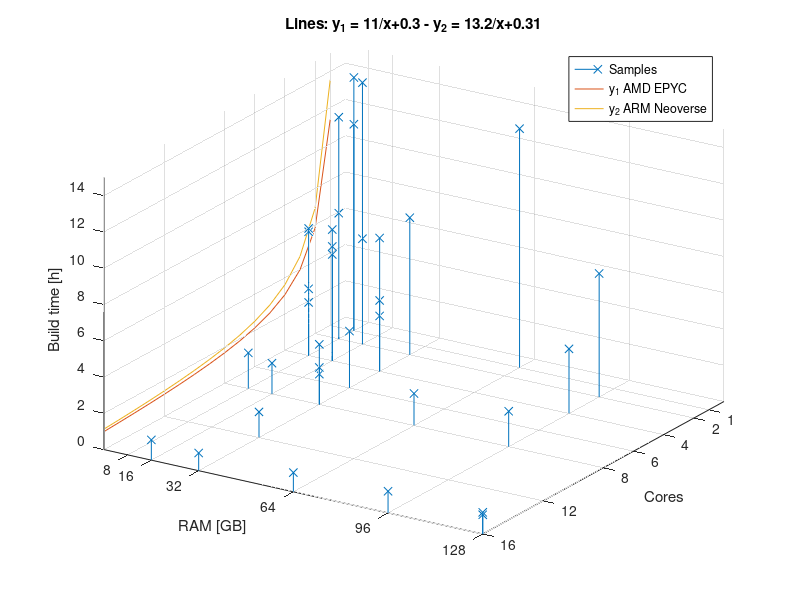
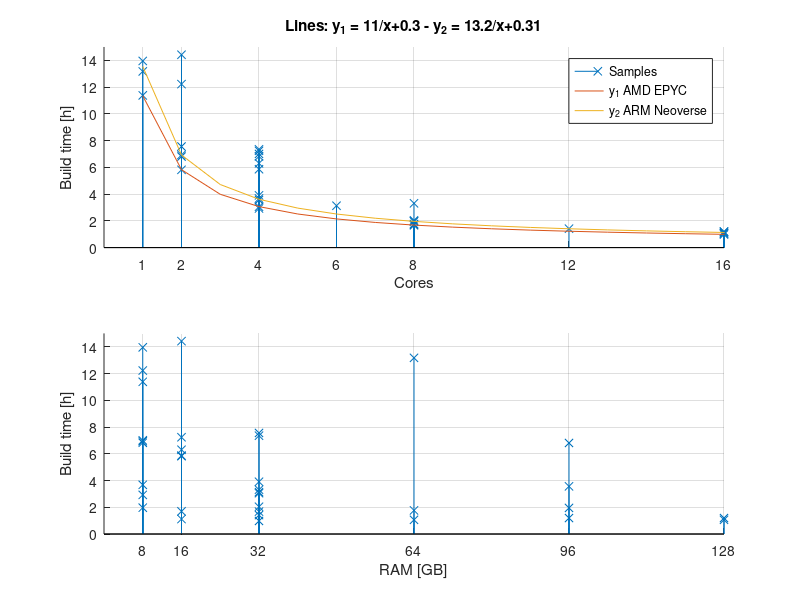

Reproduce these figures in MATLAB, in order.
#!/usr/bin/env octave-cli

clear

%%%%%%%%%%%%%%%%%%%%%%%%%%%%%%%%%%%%%%%%%%%%%%%%%%%%%%%%%%%%%%%%%%%%%%%%
% Misc hardware
%%%%%%%%%%%%%%%%%%%%%%%%%%%%%%%%%%%%%%%%%%%%%%%%%%%%%%%%%%%%%%%%%%%%%%%%

data_misc = [
%                             0_HD
%                      Total  1_SSD  Avail. Used
%   Machine Cores GHz  RAM_GB 2_NVMe RAM_GB Swap_GB Image_s SDK_s
    % Desktop, Intel(R) Core(TM) i5-3330 CPU @ 3.00GHz
    1       4     3.0  16     0      10     0       14315   6784
    % Laptop Dell Inspiron 5547, Intel(R) Core(TM) i7-4510U CPU @ 2.00GHz
    2       4     2.0  16     1      14     0       15404   10638
    % Laptop Dell Vostro 5480, Intel(R) Core(TM) i5-5200U CPU @ 2.20GHz
    3.1     4     2.2  8      1      7.2    0       15133   10079
    % Laptop Dell Latitude E5440, Intel(R) Core(TM) i5-4200U CPU @ 1.60GHz
    4.1     4     1.6  8      0      7.3    0       14631   9926
    % Server, Intel(R) Xeon(R) Bronze 3204 CPU @ 1.90GHz
    5.1     6     1.9  32     1      30     0       6598    4675
    % Server, Intel(R) Xeon(R) E-2286G CPU @ 4.00GHz
    1010    12    4.0  32     1      30     0       2973    2116
    % Server, Intel(R) Xeon(R) CPU E3-1270 v6 @ 3.80GHz
    1011    8     3.8  32     1      30     0       4329    3006
    % Server, Intel(R) Xeon(R) E-2288G CPU @ 3.70GHz
    1012    16    3.7  128    2      124    0       2214    1602
    % Server, Intel(R) Xeon(R) E-2388G CPU @ 3.20GHz
    1013    16    3.2  128    2      124    0       2471    1824
    % Virtual Server, Intel(R) Xeon(R) Platinum 8358 CPU @ 2.60GHz
    1111    4     2.6  32     -1     30     0       8415    5649
    1112    2     2.6  32     -1     30     0       16434   10768
    % Virtual Server, Intel(R) Xeon(R) Platinum 8167M CPU @ 2.00GHz
    1113    4     2.0  32     -1     28     0       15749   10711
    1114    2     2.0  16     -1     14     0       31365   20547
    % Virtual Server, AMD EPYC 7551 32-Core Processor @ 2GHz
    1115    8     2.0  32     -1     30     0       6977    4945
    1116    4     2.0  16     -1     15     0       13504   9180
    1117    2     2.0  8      -1     7.2    0       26409   17592
];

cores_misc = data_misc(:,2);
ram_misc = data_misc(:,4);
time_misc = (data_misc(:,8) + data_misc(:,9)) / 3600;

Y = time_misc;
X = [1./cores_misc ones(size(cores_misc))];

% Least squares
W = inv(X' * X) * X' * Y;
A0 = W(1)
B0 = W(2)
SQErr0 = sum((Y - X * W) .^ 2)

%%%%%%%%%%%%%%%%%%%%%%%%%%%%%%%%%%%%%%%%%%%%%%%%%%%%%%%%%%%%%%%%%%%%%%%%
% Virtual Server, AMD EPYC-Rome Processor @ 2 GHz
% Best fit for y = A/x + B
%%%%%%%%%%%%%%%%%%%%%%%%%%%%%%%%%%%%%%%%%%%%%%%%%%%%%%%%%%%%%%%%%%%%%%%%

data_AMD_EPYC = [
%                             0_HD
%                      Total  1_SSD  Avail. Used
%   Machine Cores GHz  RAM_GB 2_NVMe RAM_GB Swap_GB Image_s SDK_s
    1001    16    2.0  64     2      61     0       2194    1620
    1002    8     2.0  64     2      62     0       3668    2691
    1003    16    2.0  32     2      30     0       1950    1561
    1004    8     2.0  32     2      30     0       3539    2481
    1005    4     2.0  32     2      30     0       6507    4483
    1006    8     2.0  16     2      15     0       3576    2522
    1007    4     2.0  8      2      7.3    0       6139    4389
    1008    2     2.0  16     2      15     0       12573   8367
    1009    1     2.0  8      2      7.3    0       24870   16095
];

cores_AMD_EPYC = data_AMD_EPYC(:,2);
ram_AMD_EPYC = data_AMD_EPYC(:,4);
time_AMD_EPYC = (data_AMD_EPYC(:,8) + data_AMD_EPYC(:,9)) / 3600;

Y = time_AMD_EPYC;
X = [1./cores_AMD_EPYC ones(size(cores_AMD_EPYC))];

% Least squares
W = inv(X' * X) * X' * Y;
A1 = W(1)
B1 = W(2)
SQErr1 = sum((Y - X * W) .^ 2)

%%%%%%%%%%%%%%%%%%%%%%%%%%%%%%%%%%%%%%%%%%%%%%%%%%%%%%%%%%%%%%%%%%%%%%%%
% Virtual Server, ARM Neoverse-N1 @ 2GHz
% Best fit for y = A/x + B
%%%%%%%%%%%%%%%%%%%%%%%%%%%%%%%%%%%%%%%%%%%%%%%%%%%%%%%%%%%%%%%%%%%%%%%%

data_ARM_Neoverse = [
%                             0_HD
%                      Total  1_SSD  Avail. Used
%   Machine Cores GHz  RAM_GB 2_NVMe RAM_GB Swap_GB Image_s SDK_s
    1101    16    2.0  96     -1     92     0       2370    1926
    1102     8    2.0  96     -1     93     0       4077    2945
    1103     4    2.0  96     -1     93     0       7569    5262
    1104     2    2.0  96     -1     92     0       14683   9820
    1105     1    2.0  64     -1     61     0       28319   19097
    1106     1    2.0  8      -1     7.4    0       30161   20079
    1107     2    2.0  8      -1     7.3    0       14879   10079
    1108     4    2.0  8      -1     7.3    0       7759    5478
    1109     8    2.0  8      -1     7.3    0       4062    3029
    1110    16    2.0  16     -1     15     0       2208    1809
];

cores_ARM_Neoverse = data_ARM_Neoverse(:,2);
ram_ARM_Neoverse = data_ARM_Neoverse(:,4);
time_ARM_Neoverse = (data_ARM_Neoverse(:,8) + data_ARM_Neoverse(:,9)) / 3600;

Y = time_ARM_Neoverse;
X = [1./cores_ARM_Neoverse ones(size(cores_ARM_Neoverse))];

% Least squares
W = inv(X' * X) * X' * Y;
A2 = W(1)
B2 = W(2)
SQErr2 = sum((Y - X * W) .^ 2)

%%%%%%%%%%%%%%%%%%%%%%%%%%%%%%%%%%%%%%%%%%%%%%%%%%%%%%%%%%%%%%%%%%%%%%%%
% Agregate all data
%%%%%%%%%%%%%%%%%%%%%%%%%%%%%%%%%%%%%%%%%%%%%%%%%%%%%%%%%%%%%%%%%%%%%%%%

cores_all = [cores_misc; cores_AMD_EPYC; cores_ARM_Neoverse];
ram_all   = [ram_misc;   ram_AMD_EPYC;   ram_ARM_Neoverse];
time_all  = [time_misc;  time_AMD_EPYC;  time_ARM_Neoverse];

cores_ticks = unique(cores_all);
ram_ticks = unique(ram_all);

%%%%%%%%%%%%%%%%%%%%%%%%%%%%%%%%%%%%%%%%%%%%%%%%%%%%%%%%%%%%%%%%%%%%%%%%
% Figure 1
%%%%%%%%%%%%%%%%%%%%%%%%%%%%%%%%%%%%%%%%%%%%%%%%%%%%%%%%%%%%%%%%%%%%%%%%

figure(1),clf
hold on

stem3(cores_all, ram_all, time_all, 'x')
xticks(cores_ticks)
yticks(ram_ticks)

xmin = xlim()(1);
xmax = xlim()(2);
ymin = ylim()(1);
ymax = ylim()(2);

% Equation
x = (xmin:xmax)';
y1 = A1 ./ x + B1;
y2 = A2 ./ x + B2;
plot3(x, ymin*ones(1,length(x)), y1, '-')
plot3(x, ymin*ones(1,length(x)), y2, '-')

% No negative build time
a = [axis() 0 ceil(max(time_all))];
a(2) = max(cores_ticks);
a(3) = ymin; % Fix start of y plane on the plotted lines
a(4) = max(ram_ticks);
axis(a)

eq_2a1 = sprintf('y_1 = %.3g/x% +.2g', [A1 B1])
eq_2a2 = sprintf('y_2 = %.3g/x% +.2g', [A2 B2])
graph_title = ['Lines: ', eq_2a1, ' - ', eq_2a2];

title(graph_title)
xlabel('Cores')
ylabel('RAM [GB]')
zlabel('Build time [h]')
legend({
    'Samples',
    'y_1 AMD EPYC',
    'y_2 ARM Neoverse',
    })
az = 180 - 57.5;
el = 30;
view(az, el)
grid on

hold off

print images/build-time-1.svg

%%%%%%%%%%%%%%%%%%%%%%%%%%%%%%%%%%%%%%%%%%%%%%%%%%%%%%%%%%%%%%%%%%%%%%%%
% Figure 2.a
%%%%%%%%%%%%%%%%%%%%%%%%%%%%%%%%%%%%%%%%%%%%%%%%%%%%%%%%%%%%%%%%%%%%%%%%

figure(2),clf

subplot(2,1,1)
hold on

stem(cores_all, time_all, 'x')
xticks(cores_ticks)

% Equation
x = (xmin:xmax)';
y1 = A1 ./ x + B1;
y2 = A2 ./ x + B2;
plot(x, [y1, y2], '-')

% No negative build time
a = axis();
a(2) = max(cores_ticks);
a(3) = 0;
a(4) = ceil(max(time_all));
axis(a)

title(graph_title)
xlabel('Cores')
ylabel('Build time [h]')
legend({
    'Samples',
    'y_1 AMD EPYC',
    'y_2 ARM Neoverse',
    })
grid on

hold off

%%%%%%%%%%%%%%%%%%%%%%%%%%%%%%%%%%%%%%%%%%%%%%%%%%%%%%%%%%%%%%%%%%%%%%%%
% Figure 2.b
%%%%%%%%%%%%%%%%%%%%%%%%%%%%%%%%%%%%%%%%%%%%%%%%%%%%%%%%%%%%%%%%%%%%%%%%

subplot(2,1,2)
hold on

stem(ram_all, time_all, 'x')
xticks(ram_ticks)

% No negative build time
a = axis();
a(2) = max(ram_ticks);
a(3) = 0;
a(4) = ceil(max(time_all));
axis(a)

xlabel('RAM [GB]')
ylabel('Build time [h]')
grid on

hold off

print images/build-time-2.svg
